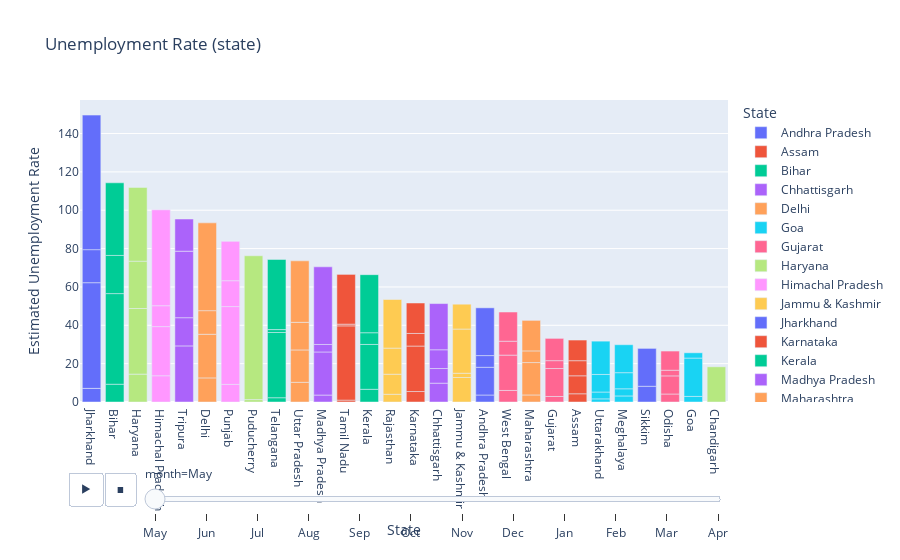

The notebook cell saved with this chart:
### Code cell
# barplot unemployment rate(monthly)

fig = px.bar(df, x='State', y='Estimated Unemployment Rate', animation_frame='month', color='State', title = 'Unemployment Rate (state)')

fig.update_layout(xaxis={'categoryorder':'total descending'})

fig.layout.updatemenus[0].buttons[0].args[1]['frame']['duration']=2000

fig.show()

### Figure 1 — Plotly figure (JSON) as saved in the notebook; plotly's stock layout.template omitted (floating-point values rounded to 4 significant figures)
{"data": [{"alignmentgroup": "True", "hovertemplate": "State=%{x}<br>month=May<br>Estimated Unemployment Rate=%{y}<extra></extra>", "legendgroup": "Andhra Pradesh", "marker": {"color": "#636efa", "pattern": {"shape": ""}}, "name": "Andhra Pradesh", "offsetgroup": "Andhra Pradesh", "orientation": "v", "showlegend": true, "textposition": "auto", "type": "bar", "x": ["Andhra Pradesh", "Andhra Pradesh", "Andhra Pradesh", "Andhra Pradesh"], "xaxis": "x", "y": [3.65, 14.46, 6.09, 24.91], "yaxis": "y"}, {"alignmentgroup": "True", "hovertemplate": "State=%{x}<br>month=May<br>Estimated Unemployment Rate=%{y}<extra></extra>", "legendgroup": "Assam", "marker": {"color": "#EF553B", "pattern": {"shape": ""}}, "name": "Assam", "offsetgroup": "Assam", "orientation": "v", "showlegend": true, "textposition": "auto", "type": "bar", "x": ["Assam", "Assam", "Assam", "Assam"], "xaxis": "x", "y": [4.29, 9.38, 7.87, 10.77], "yaxis": "y"}, {"alignmentgroup": "True", "hovertemplate": "State=%{x}<br>month=May<br>Estimated Unemployment Rate=%{y}<extra></extra>", "legendgroup": "Bihar", "marker": {"color": "#00cc96", "pattern": {"shape": ""}}, "name": "Bihar", "offsetgroup": "Bihar", "orientation": "v", "showlegend": true, "textposition": "auto", "type": "bar", "x": ["Bihar", "Bihar", "Bihar", "Bihar"], "xaxis": "x", "y": [9.27, 47.26, 19.9, 37.87], "yaxis": "y"}, {"alignmentgroup": "True", "hovertemplate": "State=%{x}<br>month=May<br>Estimated Unemployment Rate=%{y}<extra></extra>", "legendgroup": "Chhattisgarh", "marker": {"color": "#ab63fa", "pattern": {"shape": ""}}, "name": "Chhattisgarh", "offsetgroup": "Chhattisgarh", "orientation": "v", "showlegend": true, "textposition": "auto", "type": "bar", "x": ["Chhattisgarh", "Chhattisgarh", "Chhattisgarh", "Chhattisgarh"], "xaxis": "x", "y": [9.82, 7.64, 9.77, 24.1], "yaxis": "y"}, {"alignmentgroup": "True", "hovertemplate": "State=%{x}<br>month=May<br>Estimated Unemployment Rate=%{y}<extra></extra>", "legendgroup": "Delhi", "marker": {"color": "#FFA15A", "pattern": {"shape": ""}}, "name": "Delhi", "offsetgroup": "Delhi", "orientation": "v", "showlegend": true, "textposition": "auto", "type": "bar", "x": ["Delhi", "Delhi", "Delhi", "Delhi"], "xaxis": "x", "y": [12.56, 22.76, 12.31, 45.78], "yaxis": "y"}, {"alignmentgroup": "True", "hovertemplate": "State=%{x}<br>month=May<br>Estimated Unemployment Rate=%{y}<extra></extra>", "legendgroup": "Goa", "marker": {"color": "#19d3f3", "pattern": {"shape": ""}}, "name": "Goa", "offsetgroup": "Goa", "orientation": "v", "showlegend": true, "textposition": "auto", "type": "bar", "x": ["Goa", "Goa", "Goa"], "xaxis": "x", "y": [2.91, 20, 2.75], "yaxis": "y"}, {"alignmentgroup": "True", "hovertemplate": "State=%{x}<br>month=May<br>Estimated Unemployment Rate=%{y}<extra></extra>", "legendgroup": "Gujarat", "marker": {"color": "#FF6692", "pattern": {"shape": ""}}, "name": "Gujarat", "offsetgroup": "Gujarat", "orientation": "v", "showlegend": true, "textposition": "auto", "type": "bar", "x": ["Gujarat", "Gujarat", "Gujarat", "Gujarat"], "xaxis": "x", "y": [2.88, 14.58, 4.09, 11.62], "yaxis": "y"}, {"alignmentgroup": "True", "hovertemplate": "State=%{x}<br>month=May<br>Estimated Unemployment Rate=%{y}<extra></extra>", "legendgroup": "Haryana", "marker": {"color": "#B6E880", "pattern": {"shape": ""}}, "name": "Haryana", "offsetgroup": "Haryana", "orientation": "v", "showlegend": true, "textposition": "auto", "type": "bar", "x": ["Haryana", "Haryana", "Haryana", "Haryana"], "xaxis": "x", "y": [14.54, 34.22, 24.67, 38.46], "yaxis": "y"}, {"alignmentgroup": "True", "hovertemplate": "State=%{x}<br>month=May<br>Estimated Unemployment Rate=%{y}<extra></extra>", "legendgroup": "Himachal Pradesh", "marker": {"color": "#FF97FF", "pattern": {"shape": ""}}, "name": "Himachal Pradesh", "offsetgroup": "Himachal Pradesh", "orientation": "v", "showlegend": true, "textposition": "auto", "type": "bar", "x": ["Himachal Pradesh", "Himachal Pradesh", "Himachal Pradesh", "Himachal Pradesh"], "xaxis": "x", "y": [13.68, 25.64, 10.88, 50], "yaxis": "y"}, {"alignmentgroup": "True", "hovertemplate": "State=%{x}<br>month=May<br>Estimated Unemployment Rate=%{y}<extra></extra>", "legendgroup": "Jammu & Kashmir", "marker": {"color": "#FECB52", "pattern": {"shape": ""}}, "name": "Jammu & Kashmir", "offsetgroup": "Jammu & Kashmir", "orientation": "v", "showlegend": true, "textposition": "auto", "type": "bar", "x": ["Jammu & Kashmir", "Jammu & Kashmir", "Jammu & Kashmir", "Jammu & Kashmir"], "xaxis": "x", "y": [12.78, 2.22, 23.04, 12.96], "yaxis": "y"}, {"alignmentgroup": "True", "hovertemplate": "State=%{x}<br>month=May<br>Estimated Unemployment Rate=%{y}<extra></extra>", "legendgroup": "Jharkhand", "marker": {"color": "#636efa", "pattern": {"shape": ""}}, "name": "Jharkhand", "offsetgroup": "Jharkhand", "orientation": "v", "showlegend": true, "textposition": "auto", "type": "bar", "x": ["Jharkhand", "Jharkhand", "Jharkhand", "Jharkhand"], "xaxis": "x", "y": [7.11, 55.1, 17.23, 70.17], "yaxis": "y"}, {"alignmentgroup": "True", "hovertemplate": "State=%{x}<br>month=May<br>Estimated Unemployment Rate=%{y}<extra></extra>", "legendgroup": "Karnataka", "marker": {"color": "#EF553B", "pattern": {"shape": ""}}, "name": "Karnataka", "offsetgroup": "Karnataka", "orientation": "v", "showlegend": true, "textposition": "auto", "type": "bar", "x": ["Karnataka", "Karnataka", "Karnataka", "Karnataka"], "xaxis": "x", "y": [5.46, 23.72, 6.56, 15.88], "yaxis": "y"}, {"alignmentgroup": "True", "hovertemplate": "State=%{x}<br>month=May<br>Estimated Unemployment Rate=%{y}<extra></extra>", "legendgroup": "Kerala", "marker": {"color": "#00cc96", "pattern": {"shape": ""}}, "name": "Kerala", "offsetgroup": "Kerala", "orientation": "v", "showlegend": true, "textposition": "auto", "type": "bar", "x": ["Kerala", "Kerala", "Kerala", "Kerala"], "xaxis": "x", "y": [6.63, 23.38, 6.11, 30.28], "yaxis": "y"}, {"alignmentgroup": "True", "hovertemplate": "State=%{x}<br>month=May<br>Estimated Unemployment Rate=%{y}<extra></extra>", "legendgroup": "Madhya Pradesh", "marker": {"color": "#ab63fa", "pattern": {"shape": ""}}, "name": "Madhya Pradesh", "offsetgroup": "Madhya Pradesh", "orientation": "v", "showlegend": true, "textposition": "auto", "type": "bar", "x": ["Madhya Pradesh", "Madhya Pradesh", "Madhya Pradesh", "Madhya Pradesh"], "xaxis": "x", "y": [3.63, 22.46, 3.91, 40.49], "yaxis": "y"}, {"alignmentgroup": "True", "hovertemplate": "State=%{x}<br>month=May<br>Estimated Unemployment Rate=%{y}<extra></extra>", "legendgroup": "Maharashtra", "marker": {"color": "#FFA15A", "pattern": {"shape": ""}}, "name": "Maharashtra", "offsetgroup": "Maharashtra", "orientation": "v", "showlegend": true, "textposition": "auto", "type": "bar", "x": ["Maharashtra", "Maharashtra", "Maharashtra", "Maharashtra"], "xaxis": "x", "y": [3.67, 16.89, 6.08, 15.92], "yaxis": "y"}, {"alignmentgroup": "True", "hovertemplate": "State=%{x}<br>month=May<br>Estimated Unemployment Rate=%{y}<extra></extra>", "legendgroup": "Meghalaya", "marker": {"color": "#19d3f3", "pattern": {"shape": ""}}, "name": "Meghalaya", "offsetgroup": "Meghalaya", "orientation": "v", "showlegend": true, "textposition": "auto", "type": "bar", "x": ["Meghalaya", "Meghalaya", "Meghalaya", "Meghalaya"], "xaxis": "x", "y": [3.16, 3.73, 8.4, 14.58], "yaxis": "y"}, {"alignmentgroup": "True", "hovertemplate": "State=%{x}<br>month=May<br>Estimated Unemployment Rate=%{y}<extra></extra>", "legendgroup": "Odisha", "marker": {"color": "#FF6692", "pattern": {"shape": ""}}, "name": "Odisha", "offsetgroup": "Odisha", "orientation": "v", "showlegend": true, "textposition": "auto", "type": "bar", "x": ["Odisha", "Odisha", "Odisha", "Odisha"], "xaxis": "x", "y": [4.17, 9.45, 2.95, 10], "yaxis": "y"}, {"alignmentgroup": "True", "hovertemplate": "State=%{x}<br>month=May<br>Estimated Unemployment Rate=%{y}<extra></extra>", "legendgroup": "Puducherry", "marker": {"color": "#B6E880", "pattern": {"shape": ""}}, "name": "Puducherry", "offsetgroup": "Puducherry", "orientation": "v", "showlegend": true, "textposition": "auto", "type": "bar", "x": ["Puducherry", "Puducherry", "Puducherry"], "xaxis": "x", "y": [0, 1.25, 75], "yaxis": "y"}, {"alignmentgroup": "True", "hovertemplate": "State=%{x}<br>month=May<br>Estimated Unemployment Rate=%{y}<extra></extra>", "legendgroup": "Punjab", "marker": {"color": "#FF97FF", "pattern": {"shape": ""}}, "name": "Punjab", "offsetgroup": "Punjab", "orientation": "v", "showlegend": true, "textposition": "auto", "type": "bar", "x": ["Punjab", "Punjab", "Punjab", "Punjab"], "xaxis": "x", "y": [9.17, 40.59, 13.49, 20.54], "yaxis": "y"}, {"alignmentgroup": "True", "hovertemplate": "State=%{x}<br>month=May<br>Estimated Unemployment Rate=%{y}<extra></extra>", "legendgroup": "Rajasthan", "marker": {"color": "#FECB52", "pattern": {"shape": ""}}, "name": "Rajasthan", "offsetgroup": "Rajasthan", "orientation": "v", "showlegend": true, "textposition": "auto", "type": "bar", "x": ["Rajasthan", "Rajasthan", "Rajasthan", "Rajasthan"], "xaxis": "x", "y": [4.03, 10.45, 13.62, 25.35], "yaxis": "y"}, {"alignmentgroup": "True", "hovertemplate": "State=%{x}<br>month=May<br>Estimated Unemployment Rate=%{y}<extra></extra>", "legendgroup": "Sikkim", "marker": {"color": "#636efa", "pattern": {"shape": ""}}, "name": "Sikkim", "offsetgroup": "Sikkim", "orientation": "v", "showlegend": true, "textposition": "auto", "type": "bar", "x": ["Sikkim", "Sikkim"], "xaxis": "x", "y": [8.2, 19.75], "yaxis": "y"}, {"alignmentgroup": "True", "hovertemplate": "State=%{x}<br>month=May<br>Estimated Unemployment Rate=%{y}<extra></extra>", "legendgroup": "Tamil Nadu", "marker": {"color": "#EF553B", "pattern": {"shape": ""}}, "name": "Tamil Nadu", "offsetgroup": "Tamil Nadu", "orientation": "v", "showlegend": true, "textposition": "auto", "type": "bar", "x": ["Tamil Nadu", "Tamil Nadu", "Tamil Nadu", "Tamil Nadu"], "xaxis": "x", "y": [0.97, 38.73, 0.89, 25.95], "yaxis": "y"}, {"alignmentgroup": "True", "hovertemplate": "State=%{x}<br>month=May<br>Estimated Unemployment Rate=%{y}<extra></extra>", "legendgroup": "Telangana", "marker": {"color": "#00cc96", "pattern": {"shape": ""}}, "name": "Telangana", "offsetgroup": "Telangana", "orientation": "v", "showlegend": true, "textposition": "auto", "type": "bar", "x": ["Telangana", "Telangana", "Telangana", "Telangana"], "xaxis": "x", "y": [2.23, 34.01, 1.52, 36.57], "yaxis": "y"}, {"alignmentgroup": "True", "hovertemplate": "State=%{x}<br>month=May<br>Estimated Unemployment Rate=%{y}<extra></extra>", "legendgroup": "Tripura", "marker": {"color": "#ab63fa", "pattern": {"shape": ""}}, "name": "Tripura", "offsetgroup": "Tripura", "orientation": "v", "showlegend": true, "textposition": "auto", "type": "bar", "x": ["Tripura", "Tripura", "Tripura", "Tripura"], "xaxis": "x", "y": [29.25, 14.71, 34.69, 16.78], "yaxis": "y"}, {"alignmentgroup": "True", "hovertemplate": "State=%{x}<br>month=May<br>Estimated Unemployment Rate=%{y}<extra></extra>", "legendgroup": "Uttar Pradesh", "marker": {"color": "#FFA15A", "pattern": {"shape": ""}}, "name": "Uttar Pradesh", "offsetgroup": "Uttar Pradesh", "orientation": "v", "showlegend": true, "textposition": "auto", "type": "bar", "x": ["Uttar Pradesh", "Uttar Pradesh", "Uttar Pradesh", "Uttar Pradesh"], "xaxis": "x", "y": [10.26, 16.89, 14.4, 32.06], "yaxis": "y"}, {"alignmentgroup": "True", "hovertemplate": "State=%{x}<br>month=May<br>Estimated Unemployment Rate=%{y}<extra></extra>", "legendgroup": "Uttarakhand", "marker": {"color": "#19d3f3", "pattern": {"shape": ""}}, "name": "Uttarakhand", "offsetgroup": "Uttarakhand", "orientation": "v", "showlegend": true, "textposition": "auto", "type": "bar", "x": ["Uttarakhand", "Uttarakhand", "Uttarakhand", "Uttarakhand"], "xaxis": "x", "y": [1.63, 3.57, 9.17, 17.36], "yaxis": "y"}, {"alignmentgroup": "True", "hovertemplate": "State=%{x}<br>month=May<br>Estimated Unemployment Rate=%{y}<extra></extra>", "legendgroup": "West Bengal", "marker": {"color": "#FF6692", "pattern": {"shape": ""}}, "name": "West Bengal", "offsetgroup": "West Bengal", "orientation": "v", "showlegend": true, "textposition": "auto", "type": "bar", "x": ["West Bengal", "West Bengal", "West Bengal", "West Bengal"], "xaxis": "x", "y": [6.02, 18.43, 7.25, 15.22], "yaxis": "y"}, {"alignmentgroup": "True", "hovertemplate": "State=%{x}<br>month=May<br>Estimated Unemployment Rate=%{y}<extra></extra>", "legendgroup": "Chandigarh", "marker": {"color": "#B6E880", "pattern": {"shape": ""}}, "name": "Chandigarh", "offsetgroup": "Chandigarh", "orientation": "v", "showlegend": true, "textposition": "auto", "type": "bar", "x": ["Chandigarh"], "xaxis": "x", "y": [18.35], "yaxis": "y"}], "layout": {"barmode": "relative", "legend": {"title": {"text": "State"}, "tracegroupgap": 0}, "sliders": [{"active": 0, "currentvalue": {"prefix": "month="}, "len": 0.9, "pad": {"b": 10, "t": 60}, "steps": [{"args": [["May"], {"frame": {"duration": 0, "redraw": true}, "fromcurrent": true, "mode": "immediate", "transition": {"duration": 0, "easing": "linear"}}], "label": "May", "method": "animate"}, {"args": [["Jun"], {"frame": {"duration": 0, "redraw": true}, "fromcurrent": true, "mode": "immediate", "transition": {"duration": 0, "easing": "linear"}}], "label": "Jun", "method": "animate"}, {"args": [["Jul"], {"frame": {"duration": 0, "redraw": true}, "fromcurrent": true, "mode": "immediate", "transition": {"duration": 0, "easing": "linear"}}], "label": "Jul", "method": "animate"}, {"args": [["Aug"], {"frame": {"duration": 0, "redraw": true}, "fromcurrent": true, "mode": "immediate", "transition": {"duration": 0, "easing": "linear"}}], "label": "Aug", "method": "animate"}, {"args": [["Sep"], {"frame": {"duration": 0, "redraw": true}, "fromcurrent": true, "mode": "immediate", "transition": {"duration": 0, "easing": "linear"}}], "label": "Sep", "method": "animate"}, {"args": [["Oct"], {"frame": {"duration": 0, "redraw": true}, "fromcurrent": true, "mode": "immediate", "transition": {"duration": 0, "easing": "linear"}}], "label": "Oct", "method": "animate"}, {"args": [["Nov"], {"frame": {"duration": 0, "redraw": true}, "fromcurrent": true, "mode": "immediate", "transition": {"duration": 0, "easing": "linear"}}], "label": "Nov", "method": "animate"}, {"args": [["Dec"], {"frame": {"duration": 0, "redraw": true}, "fromcurrent": true, "mode": "immediate", "transition": {"duration": 0, "easing": "linear"}}], "label": "Dec", "method": "animate"}, {"args": [["Jan"], {"frame": {"duration": 0, "redraw": true}, "fromcurrent": true, "mode": "immediate", "transition": {"duration": 0, "easing": "linear"}}], "label": "Jan", "method": "animate"}, {"args": [["Feb"], {"frame": {"duration": 0, "redraw": true}, "fromcurrent": true, "mode": "immediate", "transition": {"duration": 0, "easing": "linear"}}], "label": "Feb", "method": "animate"}, {"args": [["Mar"], {"frame": {"duration": 0, "redraw": true}, "fromcurrent": true, "mode": "immediate", "transition": {"duration": 0, "easing": "linear"}}], "label": "Mar", "method": "animate"}, {"args": [["Apr"], {"frame": {"duration": 0, "redraw": true}, "fromcurrent": true, "mode": "immediate", "transition": {"duration": 0, "easing": "linear"}}], "label": "Apr", "method": "animate"}], "x": 0.1, "xanchor": "left", "y": 0, "yanchor": "top"}], "title": {"text": "Unemployment Rate (state)"}, "updatemenus": [{"buttons": [{"args": [null, {"frame": {"duration": 2000, "redraw": true}, "fromcurrent": true, "mode": "immediate", "transition": {"duration": 500, "easing": "linear"}}], "label": "&#9654;", "method": "animate"}, {"args": [[null], {"frame": {"duration": 0, "redraw": true}, "fromcurrent": true, "mode": "immediate", "transition": {"duration": 0, "easing": "linear"}}], "label": "&#9724;", "method": "animate"}], "direction": "left", "pad": {"r": 10, "t": 70}, "showactive": false, "type": "buttons", "x": 0.1, "xanchor": "right", "y": 0, "yanchor": "top"}], "xaxis": {"anchor": "y", "categoryarray": ["Andhra Pradesh", "Assam", "Bihar", "Chhattisgarh", "Delhi", "Goa", "Gujarat", "Haryana", "Himachal Pradesh", "Jammu & Kashmir", "Jharkhand", "Karnataka", "Kerala", "Madhya Pradesh", "Maharashtra", "Meghalaya", "Odisha", "Puducherry", "Punjab", "Rajasthan", "Sikkim", "Tamil Nadu", "Telangana", "Tripura", "Uttar Pradesh", "Uttarakhand", "West Bengal", "Chandigarh"], "categoryorder": "total descending", "domain": [0, 1], "title": {"text": "State"}}, "yaxis": {"anchor": "x", "domain": [0, 1], "title": {"text": "Estimated Unemployment Rate"}}}}
